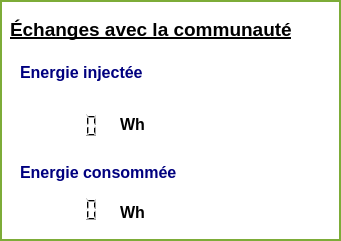
     <widget class="QWidget" name="Grid" native="true">
      <property name="geometry">
       <rect>
        <x>680</x>
        <y>310</y>
        <width>341</width>
        <height>241</height>
       </rect>
      </property>
      <property name="styleSheet">
       <string notr="true">background-color: rgb(255, 255, 255);border:2px solid rgb(125, 172, 56);</string>
      </property>
      <widget class="QLabel" name="gridIMG">
       <property name="geometry">
        <rect>
         <x>200</x>
         <y>50</y>
         <width>111</width>
         <height>91</height>
        </rect>
       </property>
       <property name="styleSheet">
        <string notr="true">border:0px ;</string>
       </property>
       <property name="text">
        <string/>
       </property>
       <property name="pixmap">
        <pixmap>images/consCollective.png</pixmap>
       </property>
       <property name="scaledContents">
        <bool>true</bool>
       </property>
      </widget>
      <widget class="QLabel" name="label_67">
       <property name="geometry">
        <rect>
         <x>20</x>
         <y>160</y>
         <width>251</width>
         <height>25</height>
        </rect>
       </property>
       <property name="font">
        <font>
         <family>Arial</family>
         <pointsize>12</pointsize>
         <weight>75</weight>
         <bold>true</bold>
        </font>
       </property>
       <property name="styleSheet">
        <string notr="true">color: rgb(0, 0, 127);border:0px ;</string>
       </property>
       <property name="text">
        <string>Energie consommée</string>
       </property>
      </widget>
      <widget class="QLabel" name="label_74">
       <property name="geometry">
        <rect>
         <x>20</x>
         <y>60</y>
         <width>141</width>
         <height>25</height>
        </rect>
       </property>
       <property name="font">
        <font>
         <family>Arial</family>
         <pointsize>12</pointsize>
         <weight>75</weight>
         <bold>true</bold>
        </font>
       </property>
       <property name="styleSheet">
        <string notr="true">color: rgb(0, 0, 127);border:0px ;</string>
       </property>
       <property name="text">
        <string>Energie injectée</string>
       </property>
      </widget>
      <widget class="QLCDNumber" name="outgoingPower">
       <property name="geometry">
        <rect>
         <x>10</x>
         <y>113</y>
         <width>90</width>
         <height>25</height>
        </rect>
       </property>
       <property name="styleSheet">
        <string notr="true">color: rgb(0, 0, 0);border:0px ;</string>
       </property>
       <property name="digitCount">
        <number>7</number>
       </property>
       <property name="value" stdset="0">
        <double>0.000000000000000</double>
       </property>
      </widget>
      <widget class="QLCDNumber" name="ingoingPower">
       <property name="geometry">
        <rect>
         <x>10</x>
         <y>197</y>
         <width>90</width>
         <height>25</height>
        </rect>
       </property>
       <property name="styleSheet">
        <string notr="true">color: rgb(0, 0, 0);border:0px ;</string>
       </property>
       <property name="digitCount">
        <number>7</number>
       </property>
       <property name="value" stdset="0">
        <double>0.000000000000000</double>
       </property>
      </widget>
      <widget class="QLabel" name="label_77">
       <property name="geometry">
        <rect>
         <x>120</x>
         <y>200</y>
         <width>31</width>
         <height>25</height>
        </rect>
       </property>
       <property name="font">
        <font>
         <pointsize>12</pointsize>
         <weight>75</weight>
         <bold>true</bold>
        </font>
       </property>
       <property name="styleSheet">
        <string notr="true">color: rgb(0, 0, 0);border:0px ;</string>
       </property>
       <property name="text">
        <string>Wh</string>
       </property>
      </widget>
      <widget class="QLabel" name="label_82">
       <property name="geometry">
        <rect>
         <x>120</x>
         <y>112</y>
         <width>31</width>
         <height>25</height>
        </rect>
       </property>
       <property name="font">
        <font>
         <pointsize>12</pointsize>
         <weight>75</weight>
         <bold>true</bold>
        </font>
       </property>
       <property name="styleSheet">
        <string notr="true">color: rgb(0, 0, 0);border:0px ;</string>
       </property>
       <property name="text">
        <string>Wh</string>
       </property>
      </widget>
      <widget class="QLabel" name="label_78">
       <property name="geometry">
        <rect>
         <x>10</x>
         <y>9</y>
         <width>291</width>
         <height>41</height>
        </rect>
       </property>
       <property name="font">
        <font>
         <family>Arial</family>
         <pointsize>14</pointsize>
         <weight>75</weight>
         <bold>true</bold>
         <underline>true</underline>
        </font>
       </property>
       <property name="styleSheet">
        <string notr="true">color: rgb(0, 0, 0);border:0px ;</string>
       </property>
       <property name="text">
        <string>&lt;html&gt;&lt;head/&gt;&lt;body&gt;&lt;p&gt;Échanges avec la communauté&lt;/p&gt;&lt;/body&gt;&lt;/html&gt;</string>
       </property>
      </widget>
     </widget>
